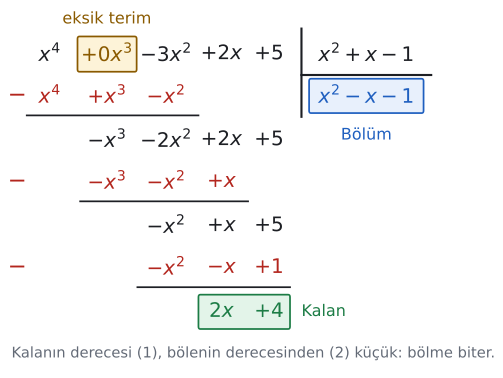

Write Python code to recreate this figure.
import sys; sys.path.insert(0, "tools")
from cizim import *

# (x⁴ − 3x² + 2x + 5) ÷ (x² + x − 1): eksik x³ terimi 0x³ olarak yazılır.
# Bölüm x² − x − 1, kalan 2x + 4.
fig, ax = sekil(6, 4.9)
ax.axis("off"); ax.set_xlim(0, 11.7); ax.set_ylim(-0.2, 7.6)
sut = {4: 1.1, 3: 2.6, 2: 4.15, 1: 5.6, 0: 6.85}
FS = 15

def satir(y, terimler, renk=YAZI):
    for d, t in terimler.items():
        ax.text(sut[d], y, t, ha="center", va="center", fontsize=FS, color=renk)

def cikar(y, terimler, x0, x1):
    ax.text(0.25, y, "−", ha="center", va="center", fontsize=FS + 2, color=KIRMIZI)
    satir(y, terimler, KIRMIZI)
    ax.plot([x0, x1], [y - 0.42, y - 0.42], color=YAZI, lw=1.3)

ys = [6.6, 5.7, 4.75, 3.85, 2.9, 2.0, 1.05]
ax.add_patch(patches.FancyBboxPatch((1.88, ys[0] - 0.33), 1.45, 0.66, boxstyle="round,pad=0.05",
             fc=SARI_ACIK, ec=SARI, lw=1.3))
satir(ys[0], {4: "$x^4$", 2: "$-3x^2$", 1: "$+2x$", 0: "$+5$"})
ax.text(sut[3], ys[0], "$+0x^3$", ha="center", va="center", fontsize=FS, color=SARI)
cikar(ys[1], {4: "$x^4$", 3: "$+x^3$", 2: "$-x^2$"}, 0.5, 5.0)
satir(ys[2], {3: "$-x^3$", 2: "$-2x^2$", 1: "$+2x$", 0: "$+5$"})
cikar(ys[3], {3: "$-x^3$", 2: "$-x^2$", 1: "$+x$"}, 1.9, 6.3)
satir(ys[4], {2: "$-x^2$", 1: "$+x$", 0: "$+5$"})
cikar(ys[5], {2: "$-x^2$", 1: "$-x$", 0: "$+1$"}, 3.4, 7.4)
ax.add_patch(patches.FancyBboxPatch((5.05, ys[6] - 0.32), 2.3, 0.64, boxstyle="round,pad=0.05",
             fc=YESIL_ACIK, ec=YESIL, lw=1.3))
satir(ys[6], {1: "$2x$", 0: "$+4$"}, YESIL)

ax.plot([7.7, 7.7], [7.15, 5.25], color=YAZI, lw=1.6)
ax.plot([7.7, 11.1], [6.15, 6.15], color=YAZI, lw=1.6)
ax.text(9.4, ys[0], "$x^2+x-1$", ha="center", va="center", fontsize=FS)
ax.add_patch(patches.FancyBboxPatch((7.95, 5.38), 2.9, 0.64, boxstyle="round,pad=0.05",
             fc=MAVI_ACIK, ec=MAVI, lw=1.3))
ax.text(9.4, 5.7, "$x^2-x-1$", ha="center", va="center", fontsize=FS, color=MAVI)
ax.text(9.4, 4.85, "Bölüm", ha="center", va="center", fontsize=12, color=MAVI)
ax.text(2.6, 7.35, "eksik terim", ha="center", va="center", fontsize=12, color=SARI)
ax.text(7.7, ys[6], "Kalan", ha="left", va="center", fontsize=12, color=YESIL)
ax.text(0.1, 0.15, "Kalanın derecesi (1), bölenin derecesinden (2) küçük: bölme biter.",
        ha="left", va="center", fontsize=11, color=SOLUK)
kaydet(fig, __file__)
